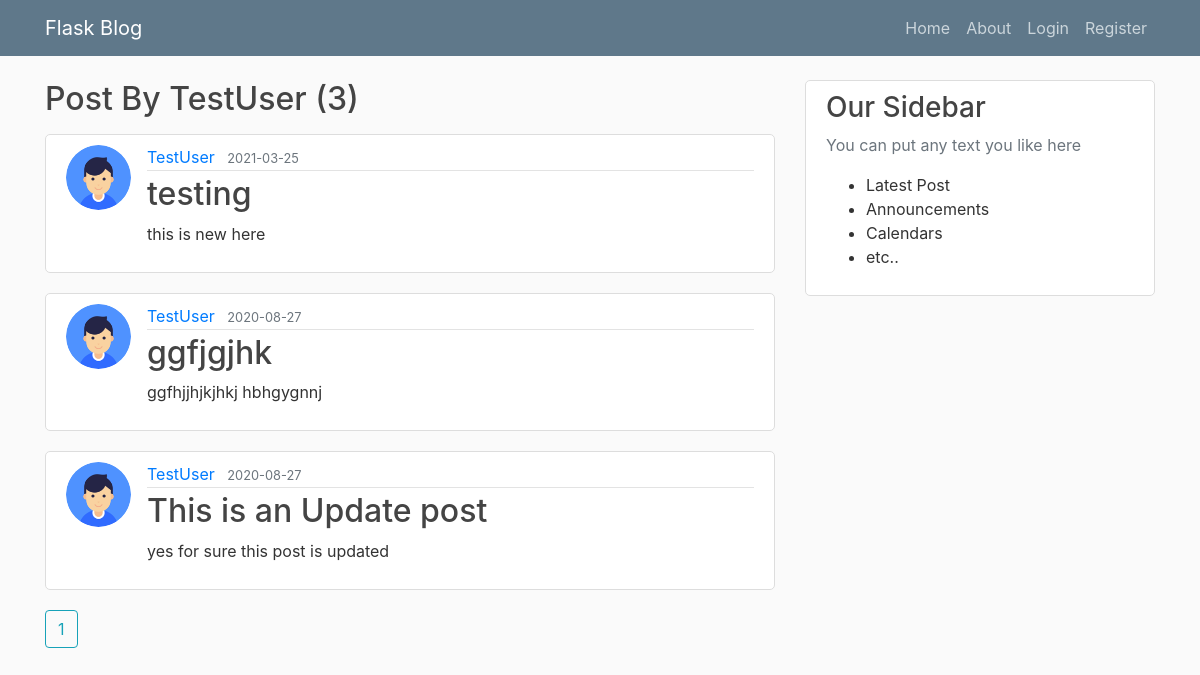
Page /user/TestUser on the committed database.
### blog/models.py (models this page shows, shortened)
class User(db.Model, UserMixin ):
    id = db.Column(db.Integer, primary_key=True)
    username = db.Column(db.String(20), unique=True, nullable=False)
    email = db.Column(db.String(120), unique=True, nullable=False)
    image_file = db.Column(db.String(20), nullable=False, default='default.png')
    password = db.Column(db.String(60), nullable= False)
    posts = db.relationship('Post', backref='author', lazy=True)

class Post(db.Model):
    id = db.Column(db.Integer, primary_key=True)
    title = db.Column(db.String(100), nullable=False)
    date_post = db.Column(db.DateTime, nullable=False, default=datetime.utcnow)
    content = db.Column(db.Text, nullable=False)
    user_id = db.Column(db.Integer, db.ForeignKey('user.id'), nullable=False)

### blog/routes.py (the view)
@app.route("/user/<username>")
def user_post(username):
    page= request.args.get('page', 1, type=int)
    user = User.query.filter_by(username=username).first_or_404()
    posts = Post.query.filter_by(author=user)\
        .order_by(Post.date_post.desc())\
            .paginate(page=page, per_page=3)
    return render_template('user_post.html', user=user, posts=posts)

### blog/templates/user_post.html
{% extends "layout.html" %}
    {% block content %}
        <h2 class="mb-3">Post By {{ user.username }} ({{ posts.total}})</h2>
        {% for post in posts.items %}
            <article class="media content-section">
                <img src="{{url_for('static', filename='profile_pics/' + post.author.image_file)}}" alt="" class="rounded-circle article-img">
                <div class="media-body">
                    <div class="article-metadata">
                        <a href="{{url_for('user_post', username=post.author.username)}}" class="mr-2">{{ post.author.username}}</a>
                        <small class="text-muted">{{ post.date_post.strftime('%Y-%m-%d')}}</small>
                    </div>
                    <h2><a href="{{url_for('post', post_id=post.id)}}" class="article-title">{{ post.title}}</a></h2>
                    <p class="article-content">{{ post.content}}</p>
                </div>
            </article>
        {% endfor %}
        {% for page_num in posts.iter_pages(left_edge=1, right_edge=1, left_current=1, right_current=2) %}
            {% if page_num %}
                {% if posts.page==page_num  %}
                    <a href="{{url_for('user_post',username=user.username, page=page_num)}}" class="btn btn-outline-info mb-4">{{ page_num }}</a>
                {% else %}
                    <a href="{{url_for('user_post', username=user.username, page=page_num)}}" class="btn btn-info mb-4">{{ page_num }}</a>
                {% endif %}
            {% else %}
                ...
            {% endif %}
        {% endfor %}
    {% endblock %}

### blog/static/main.css (style rules this page uses)
body { background: #fafafa; color: #333333; margin-top: 5rem; }
h1,h2,h3,h4,h5,h6 { color: #444444; }
.content-section { background: #ffffff; padding: 10px 20px; border: 1px solid #dddddd; border-radius: 5px; margin-bottom: 20px; }
.article-title { color: #444444; }
.article-title { white-space: pre-line; }
.article-img { height: 65px; width: 65px; margin-right: 16px; }
.article-metadata { padding-bottom: 1px; margin-bottom: 4px; border-bottom: 1px solid #e3e3e3; }

### rows in the picture
User: username "TestUser"
Post: image_file (picture), author.username "TestUser", date_post "2021-03-25", title "testing", content "this is new here"
Post: image_file (picture), author.username "TestUser", date_post "2020-08-27", title "ggfjgjhk", content "ggfhjjhjkjhkj hbhgygnnj"
Post: image_file (picture), author.username "TestUser", date_post "2020-08-27", title "This is an Update post", content "yes for sure this post is updated"

### other values in the picture
{{ posts.total }} "3"
{{ page_num }} "1"
